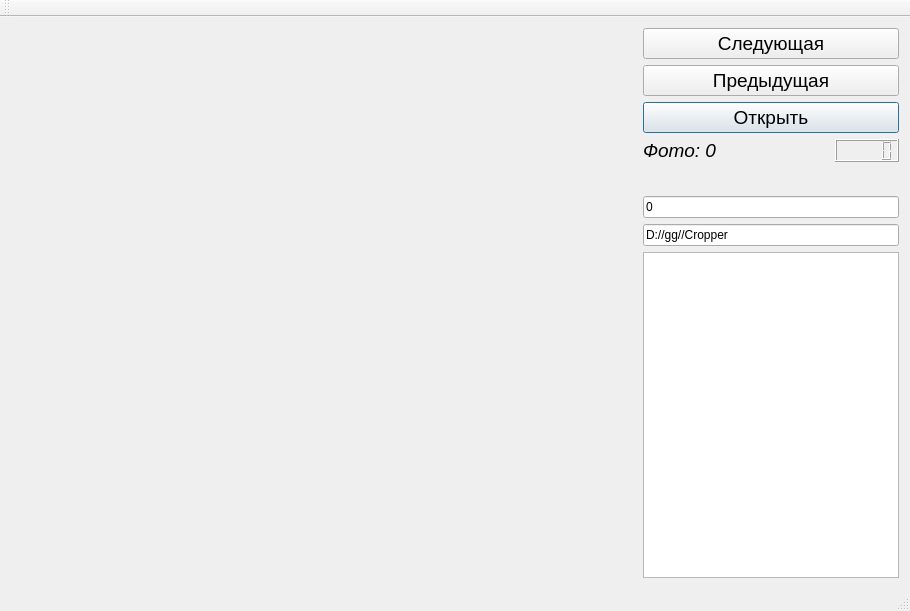
<?xml version="1.0" encoding="UTF-8"?>
<ui version="4.0">
 <class>MainWindow</class>
 <widget class="QMainWindow" name="MainWindow">
  <property name="geometry">
   <rect>
    <x>0</x>
    <y>0</y>
    <width>910</width>
    <height>611</height>
   </rect>
  </property>
  <property name="windowTitle">
   <string>MainWindow</string>
  </property>
  <widget class="QWidget" name="centralWidget">
   <layout class="QGridLayout" name="gridLayout">
    <item row="0" column="0">
     <layout class="QVBoxLayout" name="verticalLayout_2">
      <item>
       <spacer name="verticalSpacer_2">
        <property name="orientation">
         <enum>Qt::Vertical</enum>
        </property>
        <property name="sizeHint" stdset="0">
         <size>
          <width>20</width>
          <height>40</height>
         </size>
        </property>
       </spacer>
      </item>
      <item>
       <layout class="QHBoxLayout" name="horizontalLayout_2">
        <property name="bottomMargin">
         <number>0</number>
        </property>
        <item>
         <spacer name="horizontalSpacer">
          <property name="orientation">
           <enum>Qt::Horizontal</enum>
          </property>
          <property name="sizeHint" stdset="0">
           <size>
            <width>40</width>
            <height>20</height>
           </size>
          </property>
         </spacer>
        </item>
        <item>
         <widget class="MyQLabel" name="label">
          <property name="sizePolicy">
           <sizepolicy hsizetype="Expanding" vsizetype="Expanding">
            <horstretch>0</horstretch>
            <verstretch>0</verstretch>
           </sizepolicy>
          </property>
          <property name="autoFillBackground">
           <bool>true</bool>
          </property>
          <property name="text">
           <string/>
          </property>
         </widget>
        </item>
        <item>
         <spacer name="horizontalSpacer_2">
          <property name="orientation">
           <enum>Qt::Horizontal</enum>
          </property>
          <property name="sizeHint" stdset="0">
           <size>
            <width>40</width>
            <height>20</height>
           </size>
          </property>
         </spacer>
        </item>
       </layout>
      </item>
      <item>
       <spacer name="verticalSpacer">
        <property name="orientation">
         <enum>Qt::Vertical</enum>
        </property>
        <property name="sizeHint" stdset="0">
         <size>
          <width>20</width>
          <height>40</height>
         </size>
        </property>
       </spacer>
      </item>
     </layout>
    </item>
    <item row="0" column="1">
     <layout class="QVBoxLayout" name="verticalLayout">
      <item>
       <widget class="QPushButton" name="pushButton">
        <property name="font">
         <font>
          <pointsize>14</pointsize>
         </font>
        </property>
        <property name="text">
         <string>Следующая</string>
        </property>
       </widget>
      </item>
      <item>
       <widget class="QPushButton" name="pushButton_2">
        <property name="font">
         <font>
          <pointsize>14</pointsize>
         </font>
        </property>
        <property name="text">
         <string>Предыдущая</string>
        </property>
       </widget>
      </item>
      <item>
       <widget class="QPushButton" name="pushButton_3">
        <property name="font">
         <font>
          <pointsize>14</pointsize>
         </font>
        </property>
        <property name="autoFillBackground">
         <bool>true</bool>
        </property>
        <property name="text">
         <string>Открыть</string>
        </property>
        <property name="default">
         <bool>true</bool>
        </property>
       </widget>
      </item>
      <item>
       <layout class="QHBoxLayout" name="horizontalLayout">
        <property name="bottomMargin">
         <number>0</number>
        </property>
        <item>
         <widget class="QLabel" name="label_2">
          <property name="sizePolicy">
           <sizepolicy hsizetype="Minimum" vsizetype="Preferred">
            <horstretch>0</horstretch>
            <verstretch>0</verstretch>
           </sizepolicy>
          </property>
          <property name="font">
           <font>
            <pointsize>14</pointsize>
            <italic>true</italic>
           </font>
          </property>
          <property name="text">
           <string>Фото: 0</string>
          </property>
         </widget>
        </item>
        <item>
         <widget class="QLCDNumber" name="lcdNumber">
          <property name="sizePolicy">
           <sizepolicy hsizetype="Maximum" vsizetype="Minimum">
            <horstretch>0</horstretch>
            <verstretch>0</verstretch>
           </sizepolicy>
          </property>
          <property name="mouseTracking">
           <bool>true</bool>
          </property>
         </widget>
        </item>
       </layout>
      </item>
      <item>
       <widget class="QLabel" name="label_3">
        <property name="font">
         <font>
          <pointsize>14</pointsize>
         </font>
        </property>
        <property name="styleSheet">
         <string notr="true">color: rgb(255, 0, 0);</string>
        </property>
        <property name="text">
         <string/>
        </property>
       </widget>
      </item>
      <item>
       <widget class="QLineEdit" name="lineEdit">
        <property name="sizePolicy">
         <sizepolicy hsizetype="Preferred" vsizetype="Fixed">
          <horstretch>0</horstretch>
          <verstretch>0</verstretch>
         </sizepolicy>
        </property>
        <property name="toolTip">
         <string>nameoffile</string>
        </property>
        <property name="text">
         <string>0</string>
        </property>
       </widget>
      </item>
      <item>
       <widget class="QLineEdit" name="lineEdit_2">
        <property name="sizePolicy">
         <sizepolicy hsizetype="Preferred" vsizetype="Fixed">
          <horstretch>0</horstretch>
          <verstretch>0</verstretch>
         </sizepolicy>
        </property>
        <property name="toolTip">
         <string>adress</string>
        </property>
        <property name="text">
         <string>D://gg//Сropper</string>
        </property>
       </widget>
      </item>
      <item>
       <widget class="QTextEdit" name="textEdit">
        <property name="sizePolicy">
         <sizepolicy hsizetype="Minimum" vsizetype="Expanding">
          <horstretch>0</horstretch>
          <verstretch>0</verstretch>
         </sizepolicy>
        </property>
        <property name="readOnly">
         <bool>true</bool>
        </property>
       </widget>
      </item>
     </layout>
    </item>
   </layout>
  </widget>
  <widget class="QMenuBar" name="menuBar">
   <property name="geometry">
    <rect>
     <x>0</x>
     <y>0</y>
     <width>910</width>
     <height>21</height>
    </rect>
   </property>
  </widget>
  <widget class="QToolBar" name="mainToolBar">
   <attribute name="toolBarArea">
    <enum>TopToolBarArea</enum>
   </attribute>
   <attribute name="toolBarBreak">
    <bool>false</bool>
   </attribute>
  </widget>
  <widget class="QStatusBar" name="statusBar"/>
 </widget>
 <layoutdefault spacing="6" margin="11"/>
 <customwidgets>
  <customwidget>
   <class>MyQLabel</class>
   <extends>QLabel</extends>
   <header>myqlabel.h</header>
  </customwidget>
 </customwidgets>
 <resources/>
 <connections/>
</ui>
